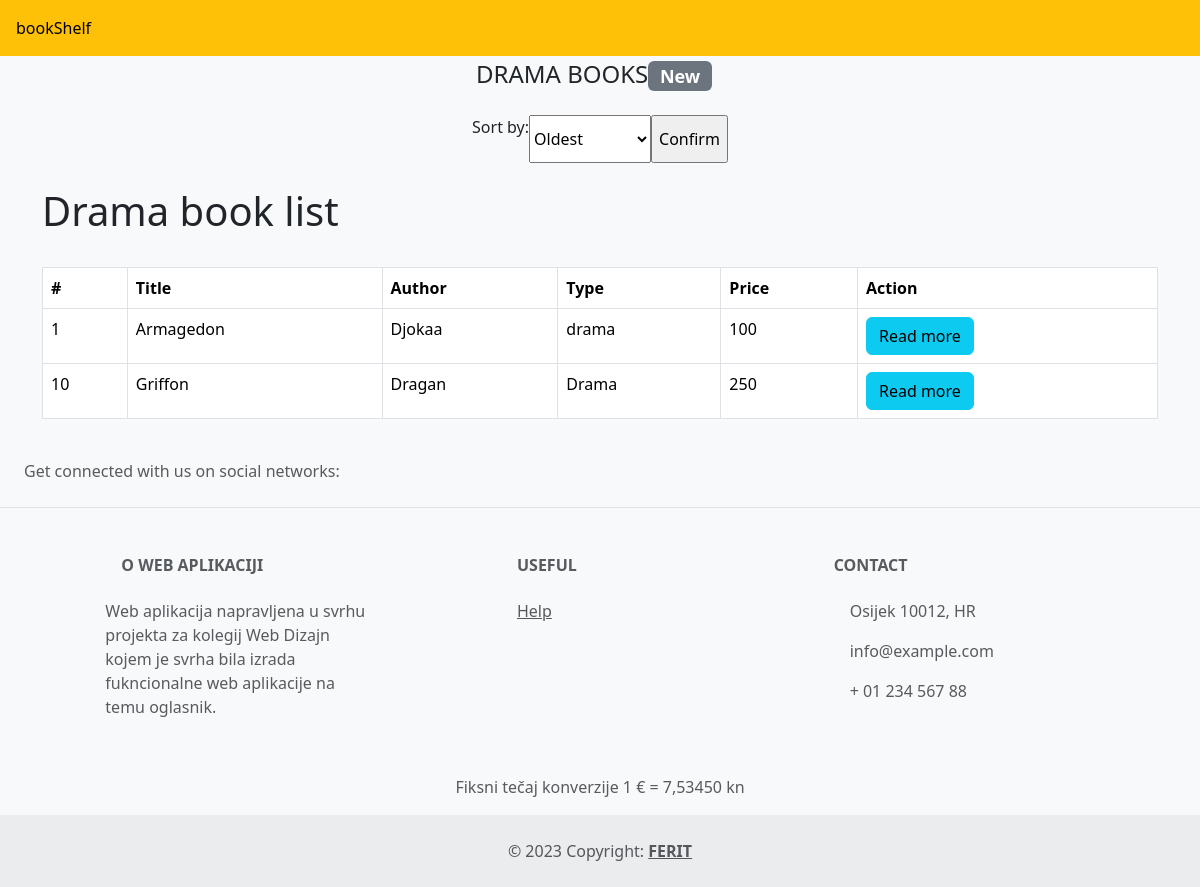
Page /oglasnik/dramaPageNotMostRecent.php on the committed database.
### tables this page shows
CREATE TABLE `books` (
  `id` int(11) NOT NULL,
  `title` varchar(128) NOT NULL,
  `author` varchar(128) NOT NULL,
  `type` varchar(50) NOT NULL,
  `description` text NOT NULL,
  `price` int(50) NOT NULL,
  `pub_date` date NOT NULL DEFAULT current_timestamp(),
  `creator` varchar(128) NOT NULL,
  `contact` text NOT NULL
);

### oglasnik/dramaPageNotMostRecent.php (the view, shortened to what this page needs)
<!DOCTYPE html>
<html lang="en">
<head>
  <link href="https://cdn.jsdelivr.net/npm/bootstrap@5.3.2/dist/css/bootstrap.min.css" rel="stylesheet">
  <link rel="stylesheet" href="style.css">
</head>
<body class="bg-light">
  <header>
        <div class="row bg-warning p-3">
            <div class="col" id="oglasnikLink">
                <a href="index.php">bookShelf</a>
            </div>
            <div class="col"></div>
            <div class="col"></div>
            <div class="col"></div>
            <div class="col"></div>
            <div class="col"></div>
            <div class="col"></div>
            <div class="col"></div>
            <div class="col"></div>
            <div class="col"></div>
            <div class="col"></div>
            <div class="col"></div>
        </div>
    </header>
  <main>
    <article class="container-fluid mt-1 pagination justify-content-center">
      <h4>DRAMA BOOKS<span class="badge bg-secondary">New</span></h4>
    </article>
    <section class="mt-3">
      <form action="dramaProcess.php" class="pagination justify-content-center" method="POST">
        <label for="cars">Sort by: </label>
        <select name="cars" id="cars">
          <option value="notMostRecent">Oldest</option>
        </select>
        <br><br>
        <input type="submit" value="Confirm">
      </form>
    </section>
    <div class="container">
        <header class="d-flex justify-content-between my-4">
            <h1>Drama book list</h1>
        </header>
        <table class="table table-bordered">
            <thead>
                <tr>
                    <th>#</th>
                    <th>Title</th>
                    <th>Author</th>
                    <th>Type</th>
                    <th>Price</th>
                    <th>Action</th>
                </tr>
            </thead>
            <tbody>
                <?php
                include("connectBookDB.php");
                $sql = "SELECT * FROM books WHERE type = 'drama' ORDER BY pub_date ASC";
                $result = mysqli_query($conn, $sql);
                while($row = mysqli_fetch_array($result)){
                ?>
                    <tr>
                        <td><?php echo $row["id"] ?></td>
                        <td><?php echo $row["title"] ?></td>
                        <td><?php echo $row["author"] ?></td>
                        <td><?php echo $row["type"] ?></td>
                        <td><?php echo $row["price"] ?></td>
                        <td>
                            <a href="viewBook.php?id=<?php echo $row["id"]; ?>" class="btn btn-info">Read more</a>
                        </td>
                    </tr>
                <?php
                    }
                ?>
            </tbody>
        </table>
    </div>
  </main>
  <footer class="text-center text-lg-start bg-light text-muted">
    <section class="d-flex justify-content-center justify-content-lg-between p-4 border-bottom">
      <div class="me-5 d-none d-lg-block">
        <span>Get connected with us on social networks:</span>
      </div>
      <div>
      </div>
    </section>
    <section class="">
      <div class="container text-center text-md-start mt-5">
        <div class="row mt-3">
          <div class="col-md-3 col-lg-4 col-xl-3 mx-auto mb-4">
            <h6 class="text-uppercase fw-bold mb-4">
              <i class="fas fa-gem me-3"></i>O web aplikaciji
            </h6>
            <p>
              Web aplikacija napravljena u svrhu projekta za kolegij Web Dizajn kojem je svrha bila izrada fukncionalne web aplikacije na temu oglasnik.
            </p>
          </div>
          <div class="col-md-3 col-lg-2 col-xl-2 mx-auto mb-4">
            <h6 class="text-uppercase fw-bold mb-4">
              Useful
            </h6>
            <p>
              <a href="#!" class="text-reset">Help</a>
            </p>
          </div>
          <div class="col-md-4 col-lg-3 col-xl-3 mx-auto mb-md-0 mb-4">
            <h6 class="text-uppercase fw-bold mb-4">Contact</h6>
            <p><i class="fas fa-home me-3"></i> Osijek 10012, HR</p>
            <p>
              info@example.com
            </p>
            <p><i class="fas fa-phone me-3"></i> + 01 234 567 88</p>
          </div>
        </div>
        <p>
          <p class="text-center">Fiksni tečaj konverzije 1 € = 7,53450 kn</p>
        </p>
      </div>
    </section>
    <div class="text-center p-4" style="background-color: rgba(0, 0, 0, 0.05);">
      © 2023 Copyright:
      <a class="text-reset fw-bold" href="https://www.ferit.unios.hr/">FERIT</a>
    </div>
  </footer>
</body>
</html>

### rows in the picture
books: id "1", title "Armagedon", author "Djokaa", type "drama", price "100"
books: id "10", title "Griffon", author "Dragan", type "Drama", price "250"
